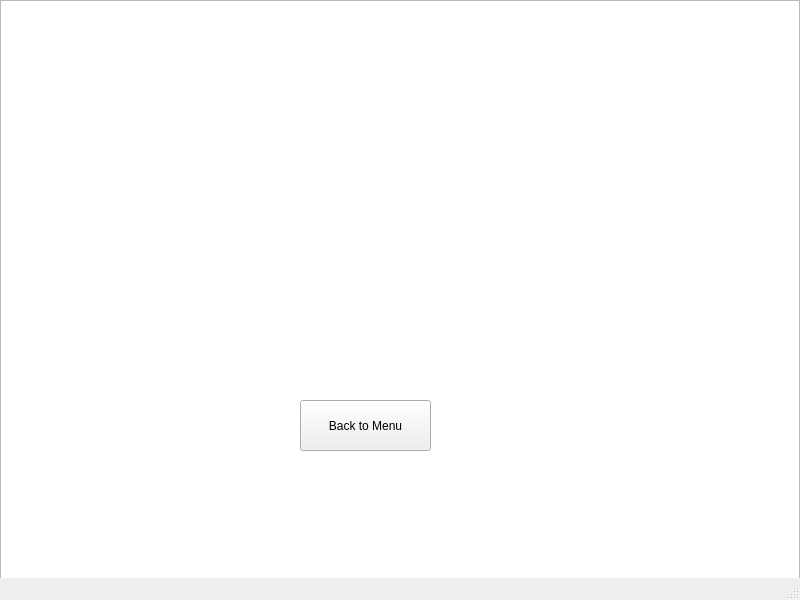
<?xml version="1.0" encoding="UTF-8"?>
<ui version="4.0">
 <class>MainWindow</class>
 <widget class="QMainWindow" name="MainWindow">
  <property name="geometry">
   <rect>
    <x>0</x>
    <y>0</y>
    <width>800</width>
    <height>600</height>
   </rect>
  </property>
  <property name="minimumSize">
   <size>
    <width>800</width>
    <height>600</height>
   </size>
  </property>
  <property name="maximumSize">
   <size>
    <width>800</width>
    <height>600</height>
   </size>
  </property>
  <property name="windowTitle">
   <string>MainWindow</string>
  </property>
  <widget class="QWidget" name="centralwidget">
   <widget class="QStackedWidget" name="stackedWidget">
    <property name="geometry">
     <rect>
      <x>0</x>
      <y>0</y>
      <width>800</width>
      <height>600</height>
     </rect>
    </property>
    <property name="currentIndex">
     <number>4</number>
    </property>
    <widget class="QWidget" name="menuPage">
     <widget class="QGraphicsView" name="graphicsViewMenu">
      <property name="geometry">
       <rect>
        <x>0</x>
        <y>0</y>
        <width>801</width>
        <height>601</height>
       </rect>
      </property>
     </widget>
     <widget class="QPushButton" name="levelOneButton">
      <property name="geometry">
       <rect>
        <x>300</x>
        <y>250</y>
        <width>200</width>
        <height>50</height>
       </rect>
      </property>
      <property name="font">
       <font>
        <family>Kristen ITC</family>
        <pointsize>16</pointsize>
        <italic>true</italic>
        <bold>true</bold>
       </font>
      </property>
      <property name="cursor">
       <cursorShape>PointingHandCursor</cursorShape>
      </property>
      <property name="text">
       <string>Level One</string>
      </property>
     </widget>
     <widget class="QPushButton" name="levelTwoButton">
      <property name="geometry">
       <rect>
        <x>300</x>
        <y>350</y>
        <width>200</width>
        <height>50</height>
       </rect>
      </property>
      <property name="font">
       <font>
        <family>Kristen ITC</family>
        <pointsize>16</pointsize>
        <italic>true</italic>
        <bold>true</bold>
       </font>
      </property>
      <property name="cursor">
       <cursorShape>PointingHandCursor</cursorShape>
      </property>
      <property name="text">
       <string>Level Two</string>
      </property>
     </widget>
     <widget class="QPushButton" name="exitButton">
      <property name="geometry">
       <rect>
        <x>300</x>
        <y>450</y>
        <width>200</width>
        <height>50</height>
       </rect>
      </property>
      <property name="font">
       <font>
        <family>Kristen ITC</family>
        <pointsize>16</pointsize>
        <italic>true</italic>
        <bold>true</bold>
       </font>
      </property>
      <property name="cursor">
       <cursorShape>PointingHandCursor</cursorShape>
      </property>
      <property name="text">
       <string>Exit</string>
      </property>
     </widget>
    </widget>
    <widget class="QWidget" name="pageLevelOne">
     <widget class="QGraphicsView" name="graphicsViewLevelOne">
      <property name="geometry">
       <rect>
        <x>0</x>
        <y>0</y>
        <width>800</width>
        <height>600</height>
       </rect>
      </property>
     </widget>
    </widget>
    <widget class="QWidget" name="pageLevelTwo">
     <widget class="QGraphicsView" name="graphicsViewLevelTwo">
      <property name="geometry">
       <rect>
        <x>0</x>
        <y>0</y>
        <width>800</width>
        <height>600</height>
       </rect>
      </property>
     </widget>
    </widget>
    <widget class="QWidget" name="pageWin">
     <widget class="QGraphicsView" name="graphicsViewWin">
      <property name="geometry">
       <rect>
        <x>0</x>
        <y>0</y>
        <width>800</width>
        <height>600</height>
       </rect>
      </property>
     </widget>
     <widget class="QPushButton" name="backToMenuButton">
      <property name="geometry">
       <rect>
        <x>300</x>
        <y>400</y>
        <width>131</width>
        <height>51</height>
       </rect>
      </property>
      <property name="text">
       <string>Back to Menu</string>
      </property>
     </widget>
    </widget>
    <widget class="QWidget" name="pageLose">
     <widget class="QGraphicsView" name="graphicsViewLose">
      <property name="geometry">
       <rect>
        <x>0</x>
        <y>0</y>
        <width>800</width>
        <height>600</height>
       </rect>
      </property>
     </widget>
     <widget class="QPushButton" name="backToMenuButton_2">
      <property name="geometry">
       <rect>
        <x>300</x>
        <y>400</y>
        <width>131</width>
        <height>51</height>
       </rect>
      </property>
      <property name="text">
       <string>Back to Menu</string>
      </property>
     </widget>
    </widget>
   </widget>
  </widget>
  <widget class="QMenuBar" name="menubar">
   <property name="geometry">
    <rect>
     <x>0</x>
     <y>0</y>
     <width>800</width>
     <height>21</height>
    </rect>
   </property>
  </widget>
  <widget class="QStatusBar" name="statusbar"/>
 </widget>
 <resources/>
 <connections/>
</ui>
